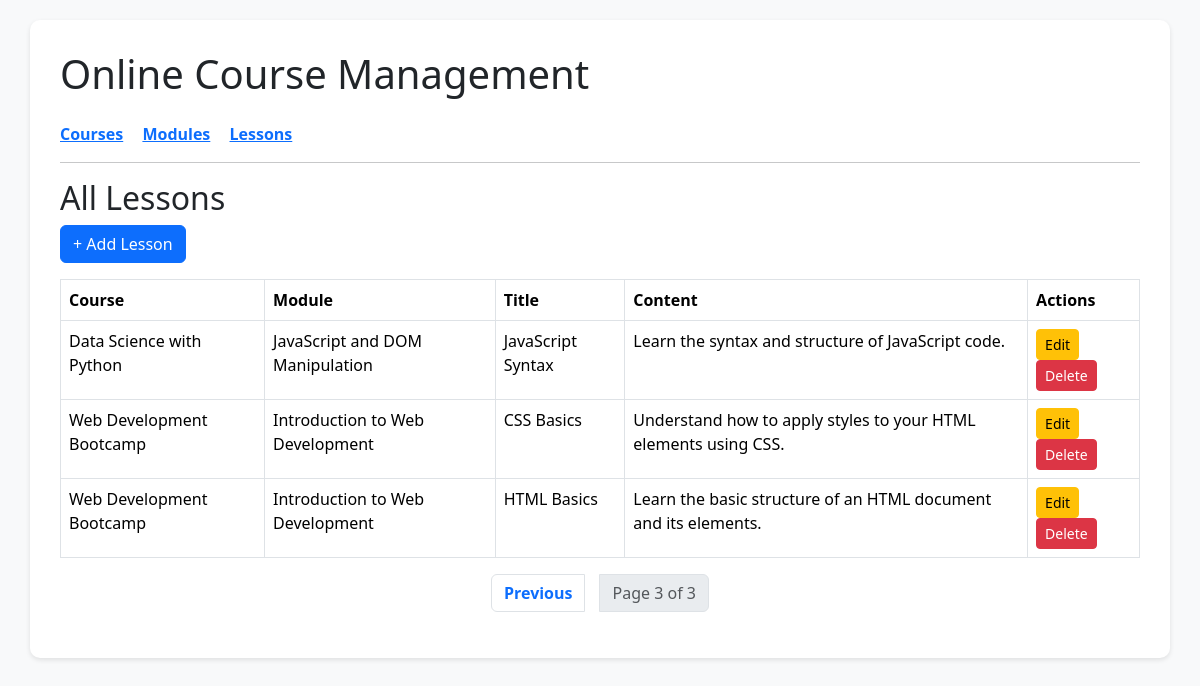
Page /lessons/?page=3 on the committed database.
### core/models.py (models this page shows, shortened)
class Course(models.Model):
    id = models.UUIDField(primary_key=True, default=uuid.uuid4, editable=False)
    name = models.CharField(max_length=200)
    description = models.TextField()
    duration = models.CharField(max_length=100)
    created_at = models.DateTimeField(auto_now_add=True)

class Module(models.Model):
    id = models.UUIDField(primary_key=True, default=uuid.uuid4, editable=False)
    course = models.ForeignKey(Course, on_delete=models.CASCADE , related_name='modules')
    title = models.CharField(max_length=200)
    description = models.TextField()
    sequence_order = models.PositiveBigIntegerField()

class Lesson(models.Model):
    id = models.UUIDField(primary_key=True, default=uuid.uuid4, editable=False)
    module = models.ForeignKey(Module, on_delete=models.CASCADE, related_name='lessons')
    title = models.CharField(max_length=200)
    content = models.TextField()
    video_url = models.URLField(blank=True, null=True)
    created_at = models.DateTimeField(auto_now_add=True)

### core/views.py (the view)
# urls.py: path('lessons/', LessonListView.as_view(), name='lesson-list'),
class LessonListView(ListView):
    model = Lesson
    template_name = 'core/lesson_list.html'
    context_object_name = 'lessons'
    paginate_by = 5  # Number of lessons per page
    def get_context_data(self, **kwargs):
        context = super().get_context_data(**kwargs)
        page = self.request.GET.get('page', 1)
        per_page = self.paginate_by  # Use paginate_by to decide how many items per page
        lesson_data = LessonService.get_all(page, per_page)
        context['lessons'] = lesson_data['data']  # Lessons data for the current page
        context['page_obj'] = lesson_data['page_obj']  # Pagination info for the template
        return context

### core/services.py (called while the page is built)
    @staticmethod
    def get_all(page=1, per_page=5):
        queryset = Lesson.objects.all().order_by('-created_at')  # optional ordering
        paginator = Paginator(queryset, per_page)
        paginated_qs = paginator.get_page(page)
        return {
            'data': LessonSerializer(paginated_qs, many=True).data,
            'total_pages': paginator.num_pages,
            'current_page': page,
            'page_obj': paginated_qs  # ✅ added for template pagination
        }

### core/templates/core/lesson_list.html
{% extends 'core/base.html' %}
{% block content %}
<h2>All Lessons</h2>
<a class="btn btn-primary mb-3" href="{% url 'lesson-create' %}">+ Add Lesson</a>
<table class="table table-bordered">
    <thead>
        <tr>
            <th>Course</th>
            <th>Module</th>
            <th>Title</th>
            <th>Content</th>
            <th>Actions</th>
        </tr>
    </thead>
    <tbody>
        {% for lesson in lessons %}
        <tr>
            <td>{{ lesson.course_title }}</td>
            <td>{{ lesson.module_title }}</td>
            <td>{{ lesson.title }}</td>
            <td>{{ lesson.content }}</td>
            <td>
                <a class="btn btn-warning btn-sm" href="{% url 'lesson-update' lesson.id %}">Edit</a>
                <a class="btn btn-danger btn-sm" href="{% url 'lesson-delete' lesson.id %}">Delete</a>
            </td>
        </tr>
        {% empty %}
        <tr><td colspan="5" class="text-center">No lessons found.</td></tr>
        {% endfor %}
    </tbody>
</table>
{% include 'core/pagination.html' with page_obj=page_obj %}
{% endblock %}

### core/templates/core/base.html (style rules this page uses)
body { padding: 20px; background: #f8f9fa; }

### rows in the picture
Course: course_title "Data Science with Python"
Module: module_title "JavaScript and DOM Manipulation"
Lesson: title "JavaScript Syntax", content "Learn the syntax and structure of JavaScript code."
Course: course_title "Web Development Bootcamp" "Web Development Bootcamp"
Module: module_title "Introduction to Web Development" "Introduction to Web Development"
Lesson: title "CSS Basics", content "Understand how to apply styles to your HTML elements using CSS."
Lesson: title "HTML Basics", content "Learn the basic structure of an HTML document and its elements."

### other values in the picture
{{ page_obj.number }} "3"
{{ page_obj.paginator.num_pages }} "3"
